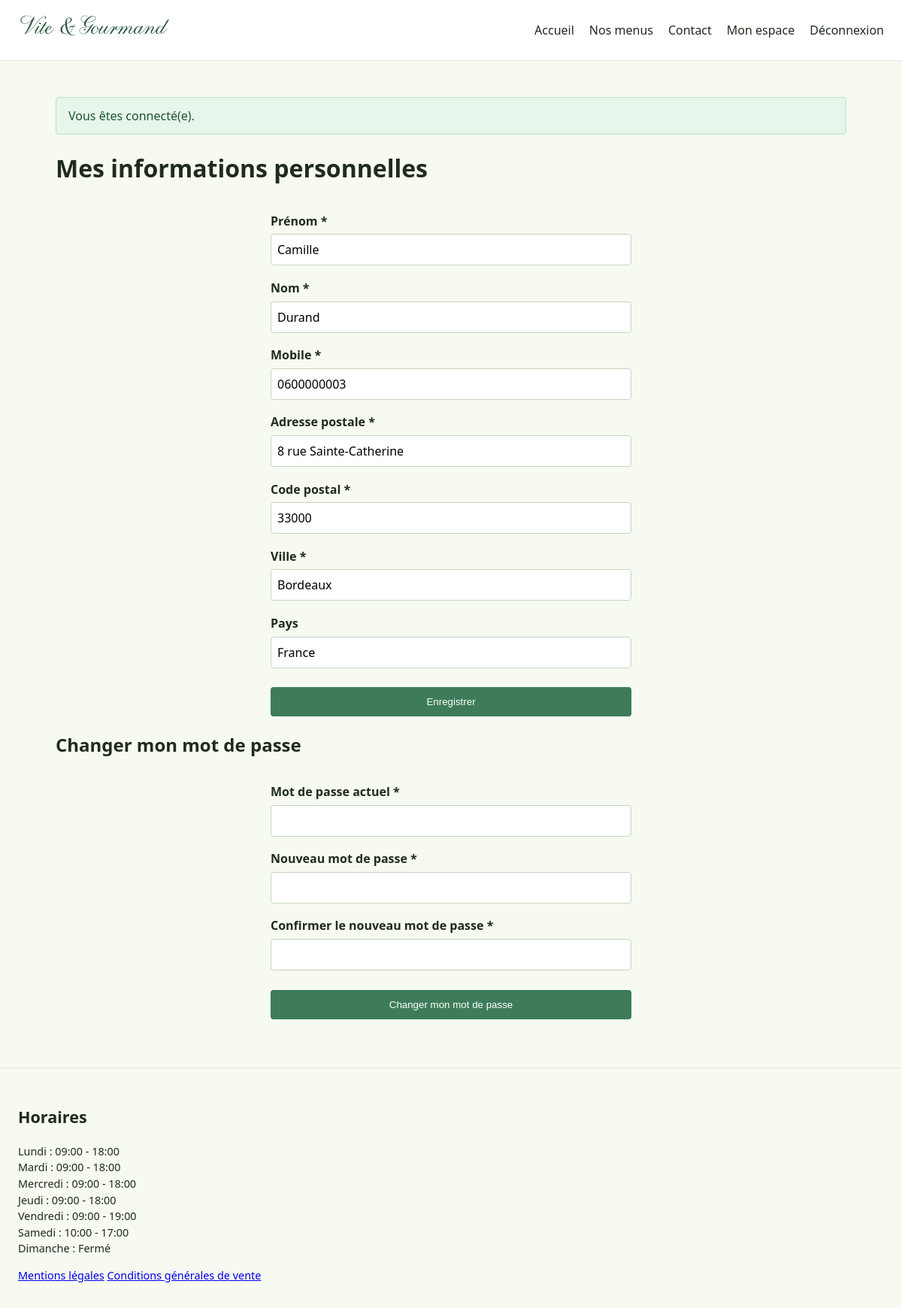
The page /utilisateur/profil.php (signed in) on the database its author committed.
### tables this page shows
CREATE TABLE utilisateur (
    utilisateur_id      INT UNSIGNED AUTO_INCREMENT PRIMARY KEY,
    email                VARCHAR(180) NOT NULL UNIQUE,    
    mot_de_passe         VARCHAR(255) NOT NULL,           
    nom                  VARCHAR(80)  NOT NULL,
    prenom               VARCHAR(80)  NOT NULL,
    telephone            VARCHAR(20)  NULL,
    adresse_postale      VARCHAR(180) NULL,
    ville                VARCHAR(100) NULL,
    code_postal          VARCHAR(10)  NULL,
    pays                 VARCHAR(80)  NULL DEFAULT 'France',
    role_id              TINYINT UNSIGNED NOT NULL,
    actif                TINYINT(1) NOT NULL DEFAULT 1,   
    token_reset          VARCHAR(64) NULL,                 
    token_reset_expire   DATETIME NULL,
    date_creation        DATETIME NOT NULL DEFAULT CURRENT_TIMESTAMP,
    date_modification    DATETIME NOT NULL DEFAULT CURRENT_TIMESTAMP ON UPDATE CURRENT_TIMESTAMP,
    CONSTRAINT fk_utilisateur_role FOREIGN KEY (role_id) REFERENCES role (role_id)
);

CREATE TABLE horaire (
    horaire_id       TINYINT UNSIGNED AUTO_INCREMENT PRIMARY KEY,
    jour             ENUM('lundi','mardi','mercredi','jeudi','vendredi','samedi','dimanche') NOT NULL UNIQUE,
    heure_ouverture  TIME NULL,
    heure_fermeture  TIME NULL,
    ferme            TINYINT(1) NOT NULL DEFAULT 0
);

### src/Config/Database.php (called while the page is built, shortened)
<?php
function getPDO(): PDO
{
    static $pdo = null;
    if ($pdo instanceof PDO) {
        return $pdo;
    }
    $host    = env('DB_HOST', '127.0.0.1');
    $port    = env('DB_PORT', '3306');
    $name    = env('DB_NAME', 'vite_et_gourmand');
    $user    = env('DB_USER', 'root');
    $pass    = env('DB_PASS', '');
    $charset = env('DB_CHARSET', 'utf8mb4');
    $dsn = "mysql:host={$host};port={$port};dbname={$name};charset={$charset}";
    $pdo = new PDO($dsn, $user, $pass, [
        PDO::ATTR_ERRMODE            => PDO::ERRMODE_EXCEPTION,
        PDO::ATTR_DEFAULT_FETCH_MODE => PDO::FETCH_ASSOC,
        PDO::ATTR_EMULATE_PREPARES   => false,
    ]);
    return $pdo;
}

### src/Models/UtilisateurModel.php (called while the page is built, shortened)
<?php
require_once __DIR__ . '/../Config/Database.php';
final class UtilisateurModel
{
    public static function findById(int $id): ?array
    {
        $stmt = getPDO()->prepare(
            'SELECT u.*, r.code AS role_code
             FROM utilisateur u
             JOIN role r ON r.role_id = u.role_id
             WHERE u.utilisateur_id = :id'
        );
        $stmt->execute(['id' => $id]);
        $row = $stmt->fetch();
        return $row === false ? null : $row;
    }
}

### src/Services/AuthService.php (called while the page is built, shortened)
<?php
require_once __DIR__ . '/../Models/UtilisateurModel.php';
final class AuthService
{
    public static function currentUser(): ?array
    {
        return UtilisateurModel::findById((int) $_SESSION['utilisateur_id']);
    }
    public static function requireLogin(): array
    {
        $user = self::currentUser();
        return $user;
    }
}

### src/Helpers/functions.php (called while the page is built, shortened)
<?php
function e(?string $value): string
{
    return htmlspecialchars($value ?? '', ENT_QUOTES, 'UTF-8');
}

### public/utilisateur/profil.php (the view, shortened to what this page needs)
<?php
require_once __DIR__ . '/../../src/Services/AuthService.php';
require_once __DIR__ . '/../../src/Models/UtilisateurModel.php';
$utilisateur = AuthService::requireLogin();
require __DIR__ . '/../../src/Views/partials/header.php';
?>
    <h1>Mes informations personnelles</h1>
    <form method="post" class="formulaire-page" novalidate>
        <label for="prenom">Prénom *</label>
        <input type="text" id="prenom" name="prenom" value="<?= e($utilisateur['prenom']) ?>" required>
        <label for="nom">Nom *</label>
        <input type="text" id="nom" name="nom" value="<?= e($utilisateur['nom']) ?>" required>
        <label for="telephone">Mobile *</label>
        <input type="tel" id="telephone" name="telephone" value="<?= e($utilisateur['telephone']) ?>" required>
        <label for="adresse_postale">Adresse postale *</label>
        <input type="text" id="adresse_postale" name="adresse_postale" value="<?= e($utilisateur['adresse_postale']) ?>" required>
        <label for="code_postal">Code postal *</label>
        <input type="text" id="code_postal" name="code_postal" value="<?= e($utilisateur['code_postal']) ?>" required>
        <label for="ville">Ville *</label>
        <input type="text" id="ville" name="ville" value="<?= e($utilisateur['ville']) ?>" required>
        <label for="pays">Pays</label>
        <input type="text" id="pays" name="pays" value="<?= e($utilisateur['pays']) ?>">
        <button type="submit" class="btn-primary">Enregistrer</button>
    </form>
    <h2>Changer mon mot de passe</h2>
    <form method="post" class="formulaire-page" novalidate>
        <label for="mot_de_passe_actuel">Mot de passe actuel *</label>
        <input type="password" id="mot_de_passe_actuel" name="mot_de_passe_actuel" required autocomplete="current-password">
        <label for="nouveau_mot_de_passe">Nouveau mot de passe *</label>
        <input type="password" id="nouveau_mot_de_passe" name="nouveau_mot_de_passe" required autocomplete="new-password">
        <label for="nouveau_mot_de_passe_confirmation">Confirmer le nouveau mot de passe *</label>
        <input type="password" id="nouveau_mot_de_passe_confirmation" name="nouveau_mot_de_passe_confirmation" required autocomplete="new-password">
        <button type="submit" class="btn-primary">Changer mon mot de passe</button>
    </form>
<?php
require __DIR__ . '/../../src/Views/partials/footer.php';

### src/Views/partials/footer.php
<?php
$horaires = getPDO()->query(
    "SELECT jour, heure_ouverture, heure_fermeture, ferme FROM horaire
     ORDER BY FIELD(jour, 'lundi','mardi','mercredi','jeudi','vendredi','samedi','dimanche')"
)->fetchAll();
?>
</main>
<footer>
    <section aria-label="Horaires d'ouverture">
        <h2>Horaires</h2>
        <ul>
            <?php foreach ($horaires as $h): ?>
                <li>
                    <?= htmlspecialchars(ucfirst($h['jour'])) ?> :
                    <?= $h['ferme']
                        ? 'Fermé'
                        : htmlspecialchars(substr($h['heure_ouverture'], 0, 5) . ' - ' . substr($h['heure_fermeture'], 0, 5)) ?>
                </li>
            <?php endforeach; ?>
        </ul>
    </section>
    <nav aria-label="Informations légales">
        <a href="/mentions-legales.php">Mentions légales</a>
        <a href="/cgv.php">Conditions générales de vente</a>
    </nav>
</footer>
</body>
</html>

### public/assets/css/style.css (style rules this page uses)
* { box-sizing: border-box; }
html { overflow-x: hidden; }
body { margin: 0; overflow-x: hidden; font-family: system-ui, -apple-system, "Segoe UI", Roboto, sans-serif; color: #1F2B1D; background: #F6FAF1; line-height: 1.5; }
.btn-primary { display: inline-block; margin-top: 1rem; padding: 0.75rem 1.5rem; background: #3E7C59; color: #fff; text-decoration: none; border-radius: 4px; }
footer { border-top: 1px solid #DCE8D5; padding: 2rem 1.5rem; margin-top: 2rem; font-size: 0.9rem; }
footer ul { list-style: none; padding: 0; }
.formulaire-page { max-width: 480px; margin: 0 auto; }
.formulaire-page form, form.formulaire-page { display: flex; flex-direction: column; gap: 0.35rem; }
.formulaire-page label { font-weight: 600; margin-top: 0.75rem; }
.formulaire-page input, .formulaire-page select, .formulaire-page textarea { padding: 0.5rem; border: 1px solid #C3D6BE; border-radius: 4px; font: inherit; }
.formulaire-page button { margin-top: 1.25rem; cursor: pointer; border: none; }

### rows shown on the page
utilisateur: prenom "Camille", nom "Durand", telephone "0600000003", adresse_postale "8 rue Sainte-Catherine", code_postal "33000", ville "Bordeaux", pays "France"
horaire: jour "Lundi", heure_ouverture+heure_fermeture "09:00 - 18:00"
horaire: jour "Mardi", heure_ouverture+heure_fermeture "09:00 - 18:00"
horaire: jour "Mercredi", heure_ouverture+heure_fermeture "09:00 - 18:00"
horaire: jour "Jeudi", heure_ouverture+heure_fermeture "09:00 - 18:00"
horaire: jour "Vendredi", heure_ouverture+heure_fermeture "09:00 - 19:00"
horaire: jour "Samedi", heure_ouverture+heure_fermeture "10:00 - 17:00"
horaire: jour "Dimanche", ferme "Fermé"

### other values the page prints
$flash['message'] "Vous êtes connecté(e)."
